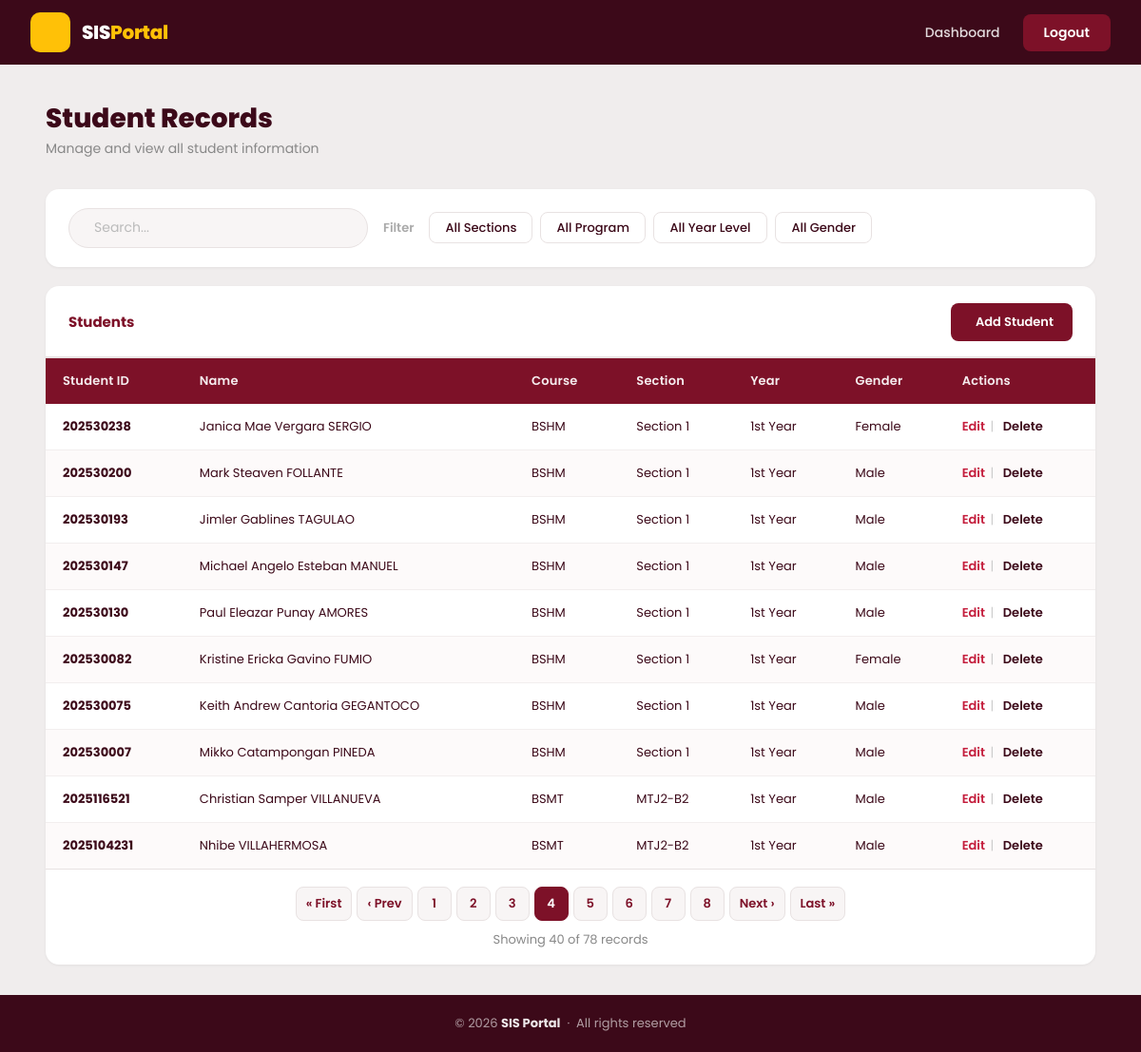
The page /index.php?page=4 (signed in) on the database its author committed.
### tables this page shows
CREATE TABLE students (
  id INT AUTO_INCREMENT PRIMARY KEY,
  student_id VARCHAR(20) NOT NULL UNIQUE,
  first_name VARCHAR(100) NOT NULL,
  last_name VARCHAR(100) NOT NULL,
  course VARCHAR(50) NOT NULL,
  year_level VARCHAR(50) NOT NULL,
  section VARCHAR(50) NOT NULL,
  gender ENUM('Male','Female') DEFAULT 'Male'
);

### index.php (the view, shortened to what this page needs)
<?php
include 'config.php';
$limit = 10;
$page = isset($_GET['page']) && is_numeric($_GET['page']) ? (int) $_GET['page'] : 1;
$offset = ($page - 1) * $limit;
$course_filter = isset($_GET['course']) && $_GET['course'] !== '' ? mysqli_real_escape_string($conn, $_GET['course']) : '';
$course_param = $course_filter ? "&course=$course_filter" : '';
$section_filter = isset($_GET['section']) && $_GET['section'] !== '' ? mysqli_real_escape_string($conn, $_GET['section']) : '';
$section_param = $section_filter ? "&section=$section_filter" : '';
$program_param = $course_param;
$year_filter = isset($_GET['year']) && $_GET['year'] !== '' ? mysqli_real_escape_string($conn, $_GET['year']) : '';
$year_param = $year_filter ? "&year=$year_filter" : '';
$gender_filter = isset($_GET['gender']) && $_GET['gender'] !== '' ? mysqli_real_escape_string($conn, $_GET['gender']) : '';
$gender_param = $gender_filter ? "&gender=$gender_filter" : '';
$where_clause = '';
$total_result = mysqli_query($conn, "SELECT COUNT(*) AS total FROM students $where_clause");
$total_row = mysqli_fetch_assoc($total_result);
$total_records = $total_row['total'];
$total_pages = ceil($total_records / $limit);
$result = mysqli_query($conn, "SELECT * FROM students $where_clause ORDER BY id DESC LIMIT $limit OFFSET $offset");
?>
<!DOCTYPE html>
<html lang="en">
<head>
    <link rel="stylesheet" href="https://cdn.jsdelivr.net/npm/@tabler/icons-webfont@latest/tabler-icons.min.css">
    <link rel="stylesheet" href="style.css">
</head>
<body>
    <nav class="navbar">
        <div class="navbar-left">
            <div class="navbar-logo">
                <div class="logo-icon"><i class="ti ti-school"></i></div>
                <span class="logo-text">SIS<span class="logo-accent">Portal</span></span>
            </div>
        </div>
        <div class="navbar-right">
            <a href="#" class="nav-link">Dashboard</a>
            <a href="logout.php" class="nav-btn-logout">Logout</a>
        </div>
    </nav>
    <main class="main-content">
        <div class="page-header">
            <h1>Student Records</h1>
            <p>Manage and view all student information</p>
        </div>
        <div class="filter-card">
            <div class="search-wrap">
                <input type="text" id="searchInput" placeholder="Search...">
            </div>
            <span class="filter-label">Filter</span>
            <div class="filter-pills">
                <select class="filter-pill"
                    onchange="location.href='?section=' + this.value + '<?php echo $program_param; ?>' + '<?php echo $year_param ?>' + '<?php echo $gender_param ?>'">
                    <option value="">All Sections</option>
                </select>
                <select class="filter-pill"
                    onchange="location.href='?course=' + this.value + '<?php echo $section_param; ?>' + '<?php echo $year_param ?>' + '<?php echo $gender_param ?>'">
                    <option value="">All Program</option>
                </select>
                <select class="filter-pill"
                    onchange="location.href='?year=' + this.value + '<?php echo $section_param; ?>' + '<?php echo $program_param ?>' + '<?php echo $gender_param ?>'">
                    <option value="">All Year Level</option>
                </select>
                <select class="filter-pill"
                    onchange="location.href='?gender=' + this.value + '<?php echo $section_param; ?>' + '<?php echo $program_param ?>' + '<?php echo $year_param ?>'  ">
                    <option value="">All Gender</option>
                </select>
            </div>
        </div>
        <div class="table-card">
            <div class="table-card-header">
                <h3 class="table-title">Students</h3>
                <a href="add.php" class="btn-add"><i class="ti ti-plus"></i> Add Student</a>
            </div>
            <div class="table-wrap">
                <table>
                    <thead>
                        <tr>
                            <th>Student ID</th>
                            <th>Name</th>
                            <th>Course</th>
                            <th>Section</th>
                            <th>Year</th>
                            <th>Gender</th>
                            <th>Actions</th>
                        </tr>
                    </thead>
                    <tbody id="studentTableBody">
                        <?php while ($row = mysqli_fetch_assoc($result)): ?>
                            <tr>
                                <td><strong><?php echo htmlspecialchars($row['student_id']); ?></strong></td>
                                <td><?php echo htmlspecialchars($row['first_name'] . ' ' . $row['last_name']); ?></td>
                                <td><?php echo htmlspecialchars($row['course']); ?></td>
                                <td><?php echo htmlspecialchars($row['section']); ?></td>
                                <td><?php echo htmlspecialchars($row['year_level']); ?></td>
                                <td><?php echo htmlspecialchars($row['gender']); ?></td>
                                <td class="actions-cell">
                                    <a class="action-link edit-lnk" href="edit.php?id=<?php echo $row['id']; ?>">Edit</a>
                                    <span class="action-sep">|</span>
                                    <a class="action-link del-lnk" href="delete.php?id=<?php echo $row['id']; ?>"
                                        onclick="return confirm('Are you sure you want to delete this student?')">Delete</a>
                                </td>
                            </tr>
                        <?php endwhile; ?>
                    </tbody>
                </table>
            </div>
            <?php if ($total_pages > 1): ?>
                <div class="pagination-wrap">
                    <div class="pagination">
                        <?php if ($page > 1): ?>
                            <a href="?page=1<?php echo $section_param; ?><?php echo $program_param; ?><?php echo $year_param; ?><?php echo $gender_param; ?>" class="pg-btn">&laquo;
                                First</a>
                            <a href="?page=<?php echo $page - 1; ?><?php echo $section_param; ?><?php echo $program_param; ?><?php echo $year_param; ?><?php echo $gender_param; ?>"
                                class="pg-btn">&lsaquo;
                                Prev</a>
                        <?php endif; ?>
                        <?php for ($i = 1; $i <= $total_pages; $i++): ?>
                            <a href="?page=<?php echo $i; ?><?php echo $section_param; ?><?php echo $program_param; ?><?php echo $year_param; ?><?php echo $gender_param; ?>"
                                class="pg-btn <?php echo $i === $page ? 'active' : ''; ?>">
                                <?php echo $i; ?>
                            </a>
                        <?php endfor; ?>
                        <?php if ($page < $total_pages): ?>
                            <a href="?page=<?php echo $page + 1; ?><?php echo $section_param; ?><?php echo $program_param; ?><?php echo $year_param; ?><?php echo $gender_param; ?>"
                                class="pg-btn">Next
                                &rsaquo;</a>
                            <a href="?page=<?php echo $total_pages; ?><?php echo $section_param; ?><?php echo $program_param; ?><?php echo $year_param; ?><?php echo $gender_param; ?>"
                                class="pg-btn">Last
                                &raquo;</a>
                        <?php endif; ?>
                    </div>
                    <p class="record-count">Showing
                        <?php
                        if ($total_records % $limit == 0) {
                            echo $limit * $page;
                        } else {
                            $last_record = ($limit * $total_pages) - $total_records;
                            $final_record = ($limit * $total_pages) - $last_record;
                            $count = ($page != $total_pages) ? $limit * $page : $final_record;
                            echo $count;
                        } ?>
                        of <?php echo $total_records; ?> records
                    </p>
                </div>
            <?php endif; ?>
        </div>
    </main>
    <footer class="site-footer">
        <p>© 2026 <strong>SIS Portal</strong> &nbsp;·&nbsp; All rights reserved</p>
    </footer>
</body>
</html>

### rows shown on the page
students: student "202530238", first_name+last_name "Janica Mae Vergara SERGIO", course "BSHM", section "Section 1", year_level "1st Year", gender "Female"
students: student "202530200", first_name+last_name "Mark Steaven FOLLANTE", course "BSHM", section "Section 1", year_level "1st Year", gender "Male"
students: student "202530193", first_name+last_name "Jimler Gablines TAGULAO", course "BSHM", section "Section 1", year_level "1st Year", gender "Male"
students: student "202530147", first_name+last_name "Michael Angelo Esteban MANUEL", course "BSHM", section "Section 1", year_level "1st Year", gender "Male"
students: student "202530130", first_name+last_name "Paul Eleazar Punay AMORES", course "BSHM", section "Section 1", year_level "1st Year", gender "Male"
students: student "202530082", first_name+last_name "Kristine Ericka Gavino FUMIO", course "BSHM", section "Section 1", year_level "1st Year", gender "Female"
students: student "202530075", first_name+last_name "Keith Andrew Cantoria GEGANTOCO", course "BSHM", section "Section 1", year_level "1st Year", gender "Male"
students: student "202530007", first_name+last_name "Mikko Catampongan PINEDA", course "BSHM", section "Section 1", year_level "1st Year", gender "Male"
students: student "2025116521", first_name+last_name "Christian Samper VILLANUEVA", course "BSMT", section "MTJ2-B2", year_level "1st Year", gender "Male"
students: student "2025104231", first_name+last_name "Nhibe VILLAHERMOSA", course "BSMT", section "MTJ2-B2", year_level "1st Year", gender "Male"

### other values the page prints
$count "40"
$total_records "78"
